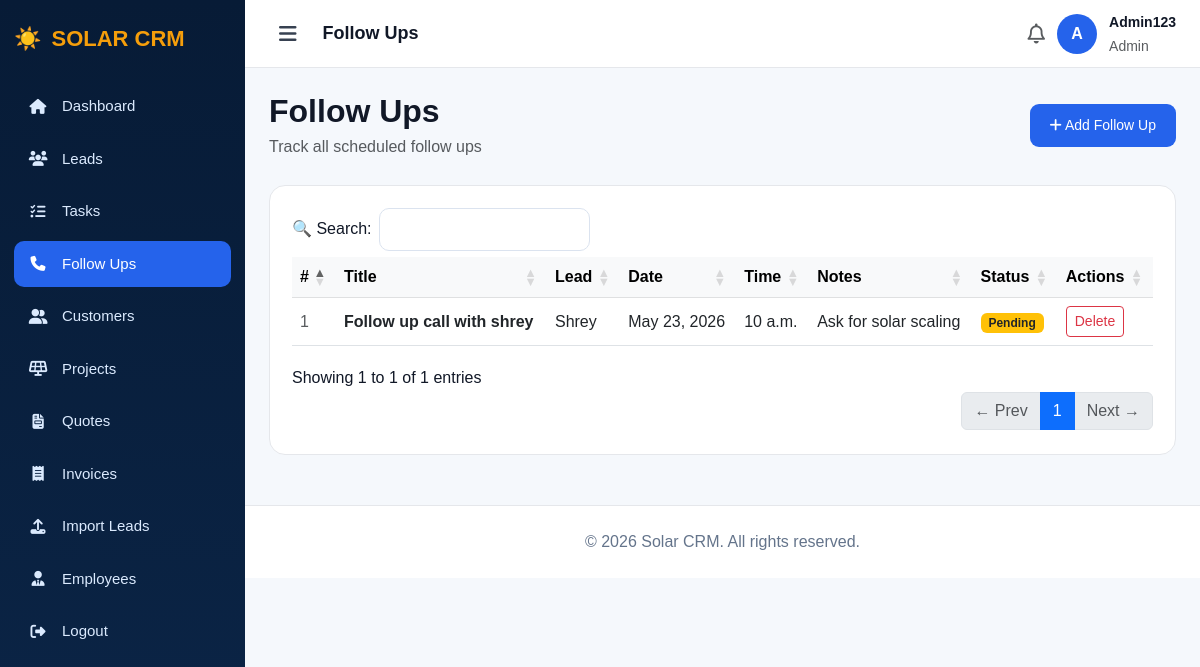
/followups/ (signed in), run on the app's committed database.
### app/models.py (models this page shows, shortened)
class FollowUp(models.Model):
    lead = models.ForeignKey(Lead, on_delete=models.CASCADE)
    title = models.CharField(max_length=200)
    follow_up_date = models.DateField()
    follow_up_time = models.TimeField(null=True, blank=True)
    notes = models.TextField(blank=True, null=True)
    done = models.BooleanField(default=False)
    created_at = models.DateTimeField(auto_now_add=True)

class Lead(models.Model):
    STATUS_CHOICES = [
        ('New', 'New'),
        ('Contacted', 'Contacted'),
        ('Qualified', 'Qualified'),
        ('Proposal', 'Proposal'),
        ('Won', 'Won'),
        ('Lost', 'Lost'),
    ]
    name = models.CharField(max_length=100)
    email = models.EmailField()
    phone = models.CharField(max_length=15)
    description = models.TextField(blank=True, null=True)
    status = models.CharField(max_length=50, choices=STATUS_CHOICES, default='New')
    budget = models.DecimalField(max_digits=12, decimal_places=2, default=0)
    created_at = models.DateTimeField(auto_now_add=True)
    assigned_to = models.ForeignKey(User, on_delete=models.SET_NULL, null=True, blank=True, related_name='assigned_leads')

### app/views.py (the view)
# urls.py: path('followups/', views.followups, name='followups'),
@login_required
def followups(request):
    if request.user.is_superuser:
        followups = FollowUp.objects.all().order_by('follow_up_date', 'follow_up_time')
    else:
        followups = FollowUp.objects.filter(
            lead__assigned_to=request.user
        ).order_by('follow_up_date', 'follow_up_time')
    return render(request, 'followups.html', {'followups': followups})

### app/templates/followups.html (shortened to what this page needs)
<!DOCTYPE html>
<html>
<head>
    <link href="https://cdn.jsdelivr.net/npm/bootstrap@5.3.0/dist/css/bootstrap.min.css" rel="stylesheet">
    <link href="https://cdnjs.cloudflare.com/ajax/libs/font-awesome/6.5.1/css/all.min.css" rel="stylesheet">
    <link rel="stylesheet" href="https://cdn.datatables.net/1.13.6/css/dataTables.bootstrap5.min.css">
<link rel="stylesheet" href="https://cdn.datatables.net/buttons/2.4.1/css/buttons.bootstrap5.min.css">
</head>
<body>
<div class="sidebar" id="sidebar">
    <div class="brand">☀️ <span class="brand-text"><span>SOLAR</span> CRM</span></div>
   <div class="menu">
        <a href="/dashboard/"><i class="fa-solid fa-house"></i><span class="menu-label">Dashboard</span></a>
        <a href="/leads/"><i class="fa-solid fa-users"></i><span class="menu-label">Leads</span></a>
        <a href="/tasks/"><i class="fa-solid fa-list-check"></i><span class="menu-label">Tasks</span></a>
        <a href="/followups/" class="active"><i class="fa-solid fa-phone"></i><span class="menu-label">Follow Ups</span></a>
        {% if request.user.is_superuser %}
        <a href="/customers/"><i class="fa-solid fa-user-group"></i><span class="menu-label">Customers</span></a>
        <a href="/projects/"><i class="fa-solid fa-solar-panel"></i><span class="menu-label">Projects</span></a>
        <a href="/quotes/"><i class="fa-solid fa-file-invoice"></i><span class="menu-label">Quotes</span></a>
        <a href="/invoices/"><i class="fa-solid fa-receipt"></i><span class="menu-label">Invoices</span></a>
        <a href="/import/"><i class="fa-solid fa-upload"></i><span class="menu-label">Import Leads</span></a>
        <a href="/employees/"><i class="fa-solid fa-user-tie"></i><span class="menu-label">Employees</span></a>
        {% endif %}
        <a href="/logout/"><i class="fa-solid fa-right-from-bracket"></i><span class="menu-label">Logout</span></a>
    </div>
</div>
<div class="main" id="main">
    <div class="topbar">
        <div class="d-flex align-items-center gap-3">
            <button class="hamburger" onclick="toggleSidebar()"><i class="fa-solid fa-bars"></i></button>
            <strong style="font-size:18px;">Follow Ups</strong>
        </div>
        <div class="admin-box">
            <i class="fa-regular fa-bell fs-5 text-muted"></i>
            <div class="avatar">{{ request.user.username|slice:":1"|upper }}</div>
            <div><strong style="font-size:14px;">{{ request.user.username }}</strong><br><small class="text-muted">Admin</small></div>
        </div>
    </div>
    <div class="content">
        <div class="page-header">
            <div><h2>Follow Ups</h2><p class="text-muted mb-0">Track all scheduled follow ups</p></div>
            <a href="/followups/add/" class="add-btn"><i class="fa-solid fa-plus"></i> Add Follow Up</a>
        </div>
        <div class="panel">
            {% if followups %}
            <div class="table-responsive">
                <table id="dataTable" class="table table-hover align-middle mb-0">
                    <thead class="table-light"><tr><th>#</th><th>Title</th><th>Lead</th><th>Date</th><th>Time</th><th>Notes</th><th>Status</th><th>Actions</th></tr></thead>
                    <tbody>{% for f in followups %}
                    <tr class="{% if t.completed %}table-secondary text-decoration-line-through{% endif %}">
                        <td class="text-muted">{{ forloop.counter }}</td>
                        <td><strong>{{ f.title }}</strong></td>
                        <td>{{ f.lead.name }}</td>
                        <td>{{ f.follow_up_date }}</td>
                        <td>{{ f.follow_up_time|default:"—" }}</td>
                        <td>{{ f.notes|truncatechars:40|default:"—" }}</td>
                        <td>{% if f.done %}<span class="badge bg-success">Done</span>{% else %}<span class="badge bg-warning text-dark">Pending</span>{% endif %}</td>
                        <td>
    {% if request.user.is_superuser %}
    <a href="/followups/{{ f.id }}/delete/" class="btn btn-sm btn-outline-danger" onclick="return confirm('Delete?')">Delete</a>
    {% else %}
    <span class="text-muted">—</span>
    {% endif %}
</td>
                    </tr>{% endfor %}</tbody>
                </table>
            </div>
            {% else %}<div class="text-center py-5"><i class="fa-solid fa-phone fa-3x text-muted mb-3"></i><p class="text-muted">No follow ups yet.</p><a href="/followups/add/" class="add-btn">+ Add First Follow Up</a></div>{% endif %}
        </div>
    </div>
    <div class="footer">© 2026 Solar CRM. All rights reserved.</div>
</div>
</body>
</html>

### app/templates/followups.html (style rules this page uses)
* { box-sizing: border-box; }
body { margin: 0; background: #f5f8fc; font-family: Arial, sans-serif; color: #111827; }
.sidebar { width: 245px; height: 100vh; position: fixed; left: 0; top: 0; background: linear-gradient(180deg, #071b36, #0b2547); color: white; padding: 22px 14px; overflow-y: auto; overflow-x: hidden; transition: width 0.3s ease; z-index: 1000; }
.brand { font-size: 22px; font-weight: 800; margin-bottom: 28px; display: flex; align-items: center; gap: 10px; white-space: nowrap; overflow: hidden; }
.brand span { color: #f59e0b; }
.menu a { display: flex; align-items: center; gap: 14px; padding: 12px 14px; margin-bottom: 6px; color: #dbeafe; text-decoration: none; border-radius: 10px; font-size: 15px; white-space: nowrap; overflow: hidden; transition: all 0.2s; }
.menu a i { flex-shrink: 0; width: 20px; text-align: center; }
.menu a.active, .menu a:hover { background: #2563eb; color: white; }
.main { margin-left: 245px; min-height: 100vh; transition: margin-left 0.3s ease; }
.topbar { height: 68px; background: white; border-bottom: 1px solid #e5e7eb; padding: 0 24px; display: flex; align-items: center; justify-content: space-between; position: sticky; top: 0; z-index: 999; }
.hamburger { cursor: pointer; font-size: 20px; color: #374151; background: none; border: none; padding: 6px 10px; border-radius: 8px; }
.admin-box { display: flex; align-items: center; gap: 12px; }
.avatar { width: 40px; height: 40px; border-radius: 50%; background: #2563eb; display: flex; align-items: center; justify-content: center; color: white; font-weight: bold; font-size: 16px; }
.content { padding: 24px; }
.page-header { display: flex; justify-content: space-between; align-items: center; margin-bottom: 26px; }
.page-header h2 { font-weight: 800; margin-bottom: 5px; }
.add-btn { background: #2563eb; color: white; border: none; padding: 11px 20px; border-radius: 9px; text-decoration: none; font-size: 14px; }
.panel { background: white; border: 1px solid #e5e7eb; border-radius: 16px; padding: 22px; }
.footer { text-align: center; padding: 24px; color: #64748b; border-top: 1px solid #e5e7eb; background: white; margin-top: 26px; }

### data on the page
FollowUp: title "Follow up call with shrey", lead.name "Shrey", follow_up_date "May 23, 2026", follow_up_time "10 a.m.", notes "Ask for solar scaling", done "Pending"

### other printed values
{{ request.user.username|slice:":1"|upper }} "A"
{{ request.user.username }} "Admin123"
